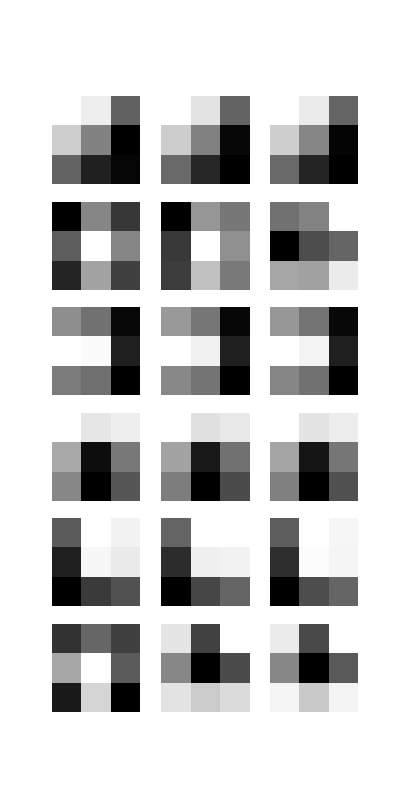

Source code (Python):
import matplotlib
matplotlib.use('Agg')  # Use non-interactive mode on the server

import matplotlib.pyplot as plt
import numpy as np
from tensorflow.keras.applications import VGG16

# Load the pre-trained VGG16 model
model = VGG16(weights='imagenet', include_top=False)

# Select the first convolutional layer
layer_name = 'block1_conv1'
layer_model = model.get_layer(name=layer_name)

# Extract filters and biases
filters, biases = layer_model.get_weights()

# Display filter dimensions
print('filters.shape', filters.shape)
# Normalize filters to the range 0-1
f_min, f_max = filters.min(), filters.max()

if f_max > f_min:
    filters = (filters - f_min) / (f_max - f_min)
else:
    filters = np.zeros_like(filters)

# Select six filters for visualization
n_filters = 6
index = 1

plt.figure(figsize=(4, 8))

for i in range(n_filters):
    f = filters[:, :, :, i]

    for j in range(3):  # RGB channels
        plt.subplot(n_filters, 3, index)
        plt.imshow(f[:, :, j], cmap='gray')
        plt.axis('off')
        index += 1

# Save the visualization
plt.savefig('filters.png')
plt.close()

print('Filter visualization saved as filters.png')
